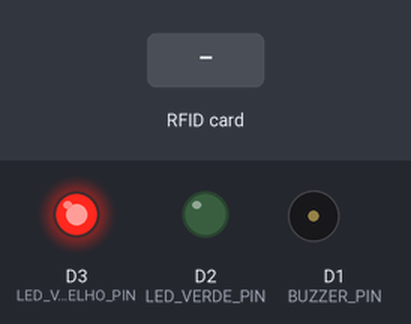
A sketch run on a simulated ESP8266 (NodeMCU). On the bench: output pins drawn as LEDs (lit = HIGH), buzzer (waves = sounding). Inputs (shaded band) come from the test bench. WiFi joins after 1.5 s; servers stay silent unless stated; uploads are accepted with an empty reply; what the sketch prints to the serial monitor is not drawn.

Above: at 0.1 s.
At 3.2 s:
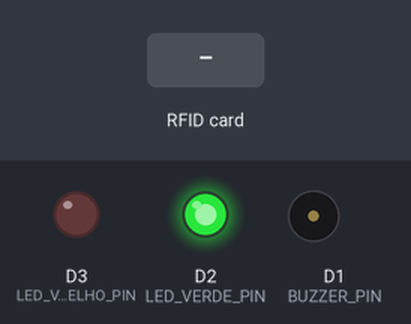
3.3 s: RFID card 5E 7A 19 C4 held to the reader
At 4.23 s:
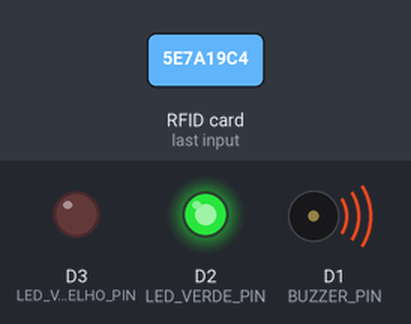
Timing chart, 0 to 6.3 s (numbered marks = the images above; inputs shaded):
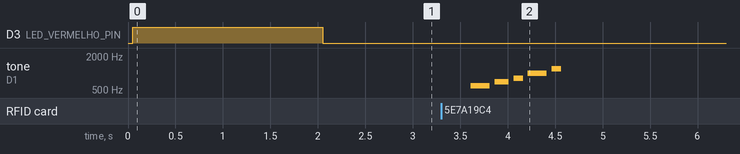

Measured:
- after the input at 3.3 s, tone on D1 (BUZZER_PIN): plays 600 Hz for 0.20 s, 700 Hz for 0.15 s, 800 Hz for 0.10 s, 1000 Hz for 0.20 s, 1200 Hz for 0.10 s, starting after 0.31 s

The sketch:

piggy_request_sender.ino
```cpp
#include <SPI.h>
#include <MFRC522.h>
#include <ESP8266WiFi.h>
#include <ESP8266HTTPClient.h>

#define SS_PIN D8
#define RST_PIN D0
#define BUZZER_PIN D1  // Pino do buzzer

// Defina suas credenciais Wi-Fi
const char* ssid = "SSID";
const char* password = "PASSWORD";

// Definindo os pinos dos LEDs
#define LED_VERDE_PIN D2
#define LED_VERMELHO_PIN D3

// Inicializa o objeto RFID
MFRC522 rfid(SS_PIN, RST_PIN);

// Inicializa a chave de autenticação (padrão 0xFF)
MFRC522::MIFARE_Key key;

// Defina a URL de destino para enviar a requisição GET
const String baseURL = "http://piggywise.com.br:8080/piggies/PIGGY77/deposit?value=";

WiFiClient client;  // Criação do objeto WiFiClient

void setup() {
  Serial.begin(9600);
  SPI.begin();  // Inicializa o SPI
  rfid.PCD_Init();  // Inicializa o MFRC522

  // Configuração dos LEDs
  pinMode(LED_VERDE_PIN, OUTPUT);
  pinMode(LED_VERMELHO_PIN, OUTPUT);

  // Configura o pino do buzzer
  pinMode(BUZZER_PIN, OUTPUT);

  // Configura a chave de autenticação para todos os 6 bytes como 0xFF
  for (byte i = 0; i < 6; i++) {
    key.keyByte[i] = 0xFF;
  }

  // Inicia a conexão Wi-Fi
  WiFi.begin(ssid, password);  // Conecta ao Wi-Fi

  // Acende o LED vermelho e apaga o verde enquanto tenta conectar
  digitalWrite(LED_VERDE_PIN, LOW);
  digitalWrite(LED_VERMELHO_PIN, HIGH);
  Serial.print("Conectando-se à rede WiFi");

  // Espera até que o Wi-Fi esteja conectado
  while (WiFi.status() != WL_CONNECTED) {
    delay(1000);
    Serial.print(".");
  }

  // Quando conectado, apaga o LED vermelho e acende o verde
  digitalWrite(LED_VERMELHO_PIN, LOW);
  digitalWrite(LED_VERDE_PIN, HIGH);

  Serial.println();
  Serial.println("Conectado ao WiFi!");
  Serial.print("IP do dispositivo: ");
  Serial.println(WiFi.localIP());
}

void playCashMachineSound() {
  // Frequências aproximadas de uma máquina de caixa eletrônico
  int tones[] = {600, 700, 800, 1000, 1200};
  int durations[] = {200, 150, 100, 200, 100};  // Duração de cada tom em milissegundos

  // Executa a sequência de sons
  for (int i = 0; i < 5; i++) {
    tone(BUZZER_PIN, tones[i]);  // Toca o tom no buzzer
    delay(durations[i]);         // Espera a duração do tom
    noTone(BUZZER_PIN);          // Para o som
    delay(50);                   // Intervalo entre os tons
  }
}

void loop() {
  // Verifica se um cartão foi apresentado
  if (!rfid.PICC_IsNewCardPresent()) {
    return;
  }

  // Lê os dados do cartão
  if (!rfid.PICC_ReadCardSerial()) {
    return;
  }

  // Exibe o tipo de cartão
  MFRC522::PICC_Type piccType = rfid.PICC_GetType(rfid.uid.sak);
  Serial.print(F("Tipo de cartão: "));
  Serial.println(rfid.PICC_GetTypeName(piccType));

  // Verifica se o cartão é MIFARE Classic 1K
  if (piccType != MFRC522::PICC_TYPE_MIFARE_1K) {
    Serial.println(F("Este cartão não é MIFARE Classic 1K."));
    return;
  }

  // Tenta autenticar o bloco 4 (com a chave de autenticação padrão)
  byte block = 4;
  MFRC522::StatusCode status = rfid.PCD_Authenticate(MFRC522::PICC_CMD_MF_AUTH_KEY_A, block, &key, &(rfid.uid));

  if (status != MFRC522::STATUS_OK) {
    Serial.print(F("Falha na autenticação do bloco 4. Erro: "));
    Serial.println(rfid.GetStatusCodeName(status));
    return;
  }

  // Lê o conteúdo do bloco 4
  byte buffer[18];  // Buffer para armazenar o conteúdo lido
  byte size = sizeof(buffer);
  status = rfid.MIFARE_Read(block, buffer, &size);

  if (status != MFRC522::STATUS_OK) {
    Serial.print(F("Falha ao ler o bloco 4. Erro: "));
    Serial.println(rfid.GetStatusCodeName(status));
    return;
  }

  // O valor lido (exemplo: 32 que é 50 em decimal)
  int value = buffer[0];  // O valor está no primeiro byte do bloco
  Serial.print("Valor lido (hexadecimal): ");
  Serial.print(buffer[0], HEX);  // Exibe o valor em hexadecimal
  Serial.print(" (decimal): ");
  Serial.println(value);  // Exibe o valor em decimal

  // Envia a requisição GET com o valor lido
  String url = baseURL + String(value);
  Serial.print("Enviando requisição GET: ");
  Serial.println(url);

  HTTPClient http;  // Cria o objeto HTTPClient
  http.begin(client, url);
  http.addHeader("Content-Type", "application/json");
  int httpCode = http.GET();  // Envia a requisição GET

  // Verifica o código de resposta HTTP
  if (httpCode > 0) {
    Serial.print("Código HTTP: ");
    Serial.println(httpCode);  // Exibe o código HTTP (200 significa sucesso)
    playCashMachineSound();    // Toca o som de caixa eletrônico em caso de sucesso
  } else {
    Serial.print("Falha na requisição. Erro: ");
    Serial.println(httpCode);
  }

  // Fecha a conexão HTTP
  http.end();

  // Finaliza a comunicação com o cartão
  rfid.PICC_HaltA();
  rfid.PCD_StopCrypto1();  // Aqui é a função correta

  delay(2000);  // Espera 2 segundos antes de ler o próximo cartão
}
```
